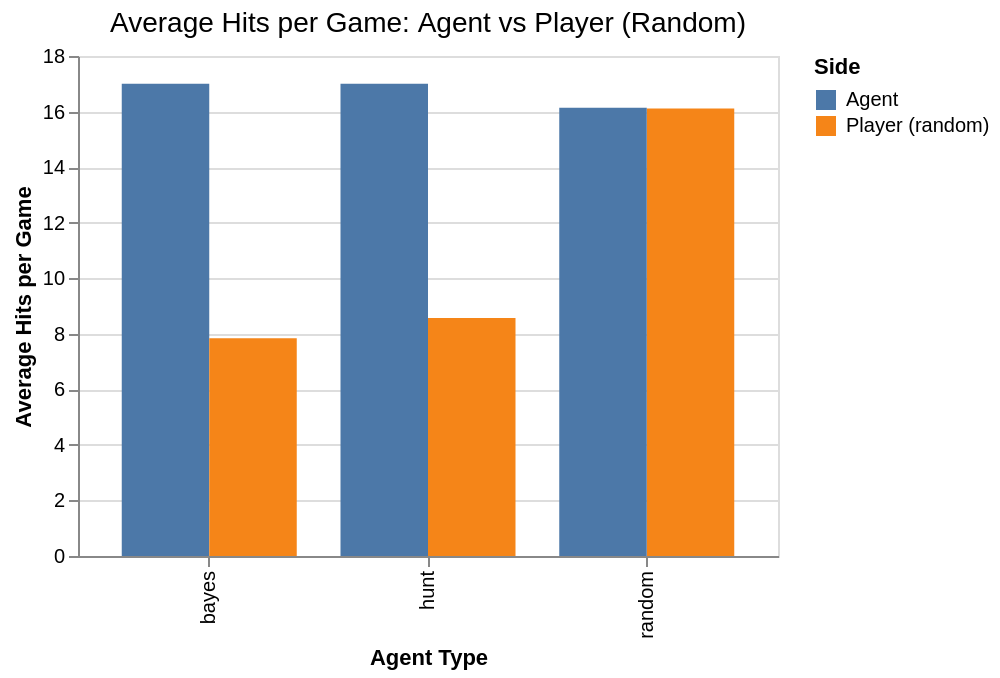

Notebook source saved alongside this figure:
### Code cell
c = make_grouped_bar_chart(df_no_q, "Average Hits per Game: Agent vs Player (Random)")
c.save(IMG_DIR / "avg_hits_by_agent.png")
c.show()

### Figure 1 — Vega specification as saved in the notebook (floating-point values rounded to 4 significant figures)
{"$schema": "https://vega.github.io/schema/vega/v6.json", "data": [{"name": "source_0", "values": [{"agent_type": "hunt", "avg_hits": 8.571, "avg_hits_end": 8.571, "avg_hits_start": 0.0, "side": "Player (random)"}, {"agent_type": "bayes", "avg_hits": 17.0, "avg_hits_end": 17.0, "avg_hits_start": 0.0, "side": "Agent"}, {"agent_type": "random", "avg_hits": 16.11, "avg_hits_end": 16.11, "avg_hits_start": 0.0, "side": "Player (random)"}, {"agent_type": "bayes", "avg_hits": 7.835, "avg_hits_end": 7.835, "avg_hits_start": 0.0, "side": "Player (random)"}, {"agent_type": "hunt", "avg_hits": 17.0, "avg_hits_end": 17.0, "avg_hits_start": 0.0, "side": "Agent"}, {"agent_type": "random", "avg_hits": 16.14, "avg_hits_end": 16.14, "avg_hits_start": 0.0, "side": "Agent"}]}, {"name": "source_0_x_domain_agent_type", "values": [{"agent_type": "hunt"}, {"agent_type": "bayes"}, {"agent_type": "random"}]}, {"name": "source_0_xOffset_domain_side", "values": [{"side": "Player (random)"}, {"side": "Agent"}]}, {"name": "source_0_color_domain_side", "values": [{"side": "Player (random)"}, {"side": "Agent"}]}], "marks": [{"type": "rect", "name": "marks", "from": {"data": "source_0"}, "encode": {"update": {"tooltip": {"signal": "{\"Agent\": isValid(datum[\"agent_type\"]) ? isArray(datum[\"agent_type\"]) ? join(datum[\"agent_type\"], '\\n') : datum[\"agent_type\"] : \"\"+datum[\"agent_type\"], \"Side\": isValid(datum[\"side\"]) ? isArray(datum[\"side\"]) ? join(datum[\"side\"], '\\n') : datum[\"side\"] : \"\"+datum[\"side\"], \"Avg Hits\": format(datum[\"avg_hits\"], \".1f\")}"}, "width": {"signal": "max(0.25, bandwidth('xOffset'))"}, "fill": {"field": "side", "scale": "color"}, "x": {"field": "agent_type", "scale": "x", "offset": {"field": "side", "scale": "xOffset"}}, "y2": {"field": "avg_hits_start", "scale": "y"}, "y": {"field": "avg_hits_end", "scale": "y"}}}, "style": ["bar"]}], "scales": [{"name": "x", "type": "band", "domain": {"data": "source_0_x_domain_agent_type", "field": "agent_type", "sort": true}, "range": [0, {"signal": "width"}], "paddingOuter": 0.2, "paddingInner": 0.2}, {"name": "y", "type": "linear", "domain": {"data": "source_0", "fields": ["avg_hits_start", "avg_hits_end"]}, "range": [{"signal": "height"}, 0], "zero": true, "nice": true}, {"name": "xOffset", "type": "band", "domain": {"data": "source_0_xOffset_domain_side", "field": "side", "sort": true}, "range": [0, {"signal": "bandwidth('x')"}]}, {"name": "color", "type": "ordinal", "domain": {"data": "source_0_color_domain_side", "field": "side", "sort": true}, "range": "category"}], "axes": [{"scale": "y", "domain": false, "labels": false, "aria": false, "ticks": false, "gridScale": "x", "tickCount": {"signal": "ceil(height/40)"}, "grid": true, "orient": "left", "zindex": 0, "maxExtent": 0, "minExtent": 0}, {"scale": "x", "grid": false, "labelAlign": "right", "labelBaseline": "middle", "title": "Agent Type", "orient": "bottom", "labelAngle": 270, "zindex": 0}, {"scale": "y", "tickCount": {"signal": "ceil(height/40)"}, "zindex": 0, "labelOverlap": true, "grid": false, "title": "Average Hits per Game", "orient": "left"}], "title": {"text": "Average Hits per Game: Agent vs Player (Random)", "anchor": "middle", "fontWeight": "normal", "frame": "group", "fontSize": 14}, "style": "cell", "legends": [{"title": "Side", "fill": "color", "symbolType": "square"}], "padding": 5, "width": 350, "background": "white", "height": 250}
